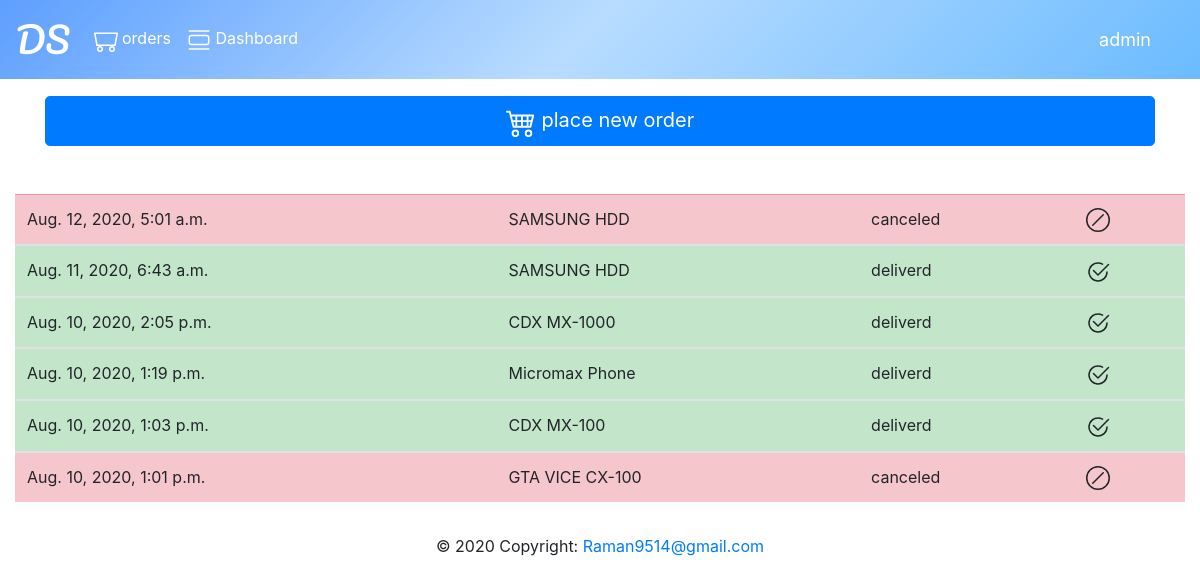
/order/myorder (signed in), run on an earlier commit of the app's database.
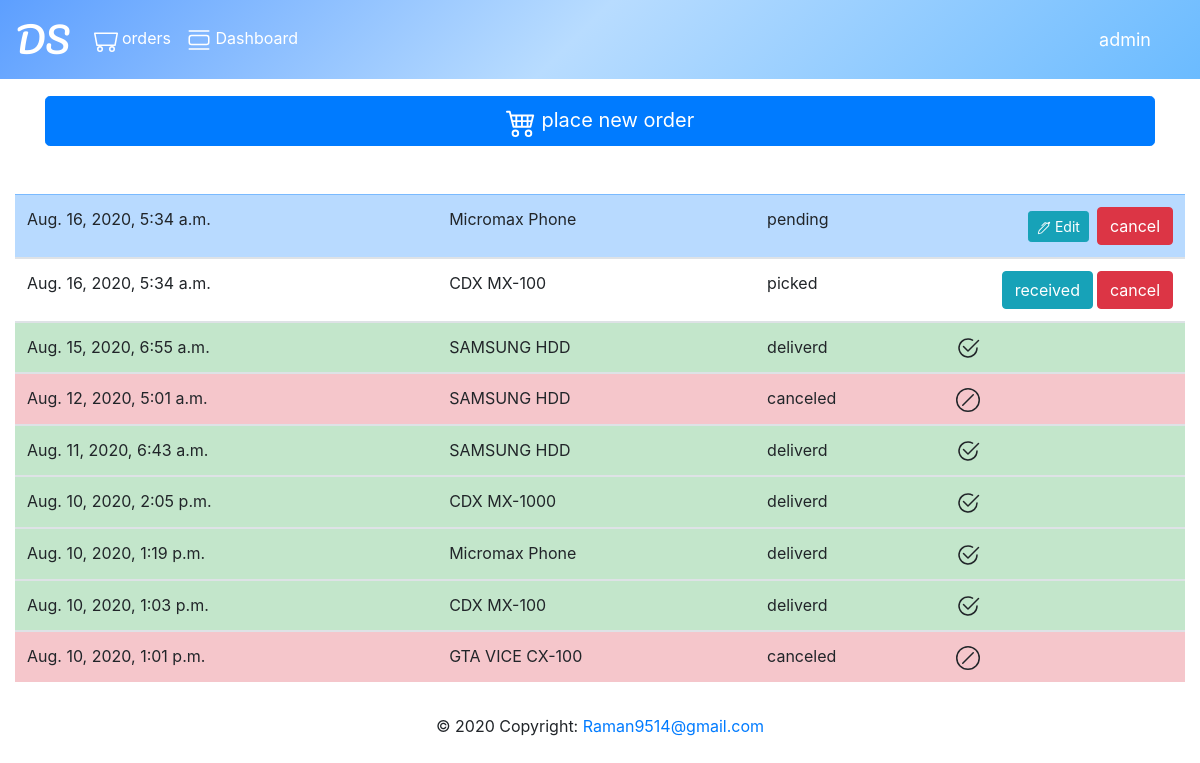
And on a later commit of the database.
### order/models.py (models this page shows)
class Order(models.Model):
    user_id= models.ForeignKey(User,on_delete=models.CASCADE)
    u_name = models.CharField(max_length=50)
    u_phone_no = models.CharField(max_length=10)
    u_delivery_address = models.CharField(max_length=350)
    u_pincode=models.CharField(max_length=6)
    u_delivery_note = models.CharField(max_length=300 , blank=True)
    product_list = models.CharField(max_length=350)
    shop_address = models.CharField(max_length=350 )
    shop_pincode = models.CharField(max_length=6)
    order_date = models.DateTimeField(auto_now_add=True )
    order_pending = models.BooleanField(default=True)
    order_picked = models.BooleanField(default=False)
    order_delivered = models.BooleanField(default=False)
    order_cancelled = models.BooleanField(default=False)
    delivery_staff = models.CharField(max_length=20 , default="null" )

### order/views.py (the view)
# urls.py: path('myorder' , views.myorder,name='myorder'),
def myorder(request):
    if request.user.is_authenticated:
        current_user=request.user
        allorders = Order.objects.filter(user_id=current_user).order_by('order_date').reverse()
        return render(request, 'myorders.html',{'allorders':allorders})
    else:
        redirect('login')

### templates/myorders.html (shortened to what this page needs)
{% extends "basic.html" %}
{% block content %}
<div class="container " >
<a  href="{% url 'TakeOrder' %}" class="btn btn-primary btn-block btn-lg">
     place new order</a>
</div>
<div class="container-fluid pt-5 col-lg-12 col-sm-3 col-md-6">
<table class="table table-hover">
    <tbody>
   {% for order in allorders %}
         {% if order.order_pending %}
         <tr class="table-primary" >
      {% elif order.order_picked%}
      <tr class="table-alert" >
      {% elif order.order_delivered %}
      <tr class="table-success" >
      {% elif order.order_cancelled %}
      <tr class="table-danger" >
      {% endif %}
      <td > {{ order.order_date }} </td>
      <td > {{order.product_list | truncatechars:30}} </td>
       <td>
      {% if order.order_pending %}
         pending
      {% elif order.order_picked%}
            picked
      {% elif order.order_delivered %}
            deliverd
      {% elif order.order_cancelled %}
         canceled
      {% endif %}
         </td>
      <td>
         {% if order.order_cancelled %}
         <svg width="1.5em" height="1.5em" viewBox="0 0 16 16" class="bi bi-slash-circle" fill="currentColor" xmlns="http://www.w3.org/2000/svg">
            <path fill-rule="evenodd" d="M8 15A7 7 0 1 0 8 1a7 7 0 0 0 0 14zm0 1A8 8 0 1 0 8 0a8 8 0 0 0 0 16z"/>
            <path fill-rule="evenodd" d="M11.854 4.146a.5.5 0 0 1 0 .708l-7 7a.5.5 0 0 1-.708-.708l7-7a.5.5 0 0 1 .708 0z"/>
          </svg>
         {% elif order.order_delivered %}
         <svg width="1.5em" height="1.5em" viewBox="0 0 16 16" class="bi bi-check2-circle" fill="currentColor" xmlns="http://www.w3.org/2000/svg">
            <path fill-rule="evenodd" d="M15.354 2.646a.5.5 0 0 1 0 .708l-7 7a.5.5 0 0 1-.708 0l-3-3a.5.5 0 1 1 .708-.708L8 9.293l6.646-6.647a.5.5 0 0 1 .708 0z"/>
            <path fill-rule="evenodd" d="M8 2.5A5.5 5.5 0 1 0 13.5 8a.5.5 0 0 1 1 0 6.5 6.5 0 1 1-3.25-5.63.5.5 0 1 1-.5.865A5.472 5.472 0 0 0 8 2.5z"/>
          </svg>
         {% elif order.order_picked %}
         <form action="{% url 'cancleorder' order.id %}" method="post">
            {% csrf_token %}<input type="submit" class="btn btn-danger float-right " value="cancel">
         </form>
         <form action="{% url 'order_received' order.id %}" method="post">
            {% csrf_token %}<input type="submit" class="btn btn-info float-right mr-1" value="received">
         </form>
         {% else %}
            <form action="{% url 'cancleorder' order.id %}" method="post">
               {% csrf_token %}<input type="submit" class="btn btn-danger float-right " value="cancel">
            </form>
                <a href="{% url 'editorder' order.id %}" class="btn btn-info float-right btn-sm d-inline mr-2 mt-1" >
                    Edit</a>
         {% endif %}
      </td>
    </tr>
  </tbody>
{% endfor %}
</table>
</div>
{% endblock content %}

What changed in the data, as far as the page shows it:
added Order: order_date "Aug. 16, 2020, 5:34 a.m.", product_list "Micromax Phone", order_pending "pending"
added Order: order_date "Aug. 16, 2020, 5:34 a.m.", product_list "CDX MX-100", order_pending "picked"
added Order: order_date "Aug. 15, 2020, 6:55 a.m.", product_list "SAMSUNG HDD", order_pending "deliverd", order_cancelled False (drawn)
